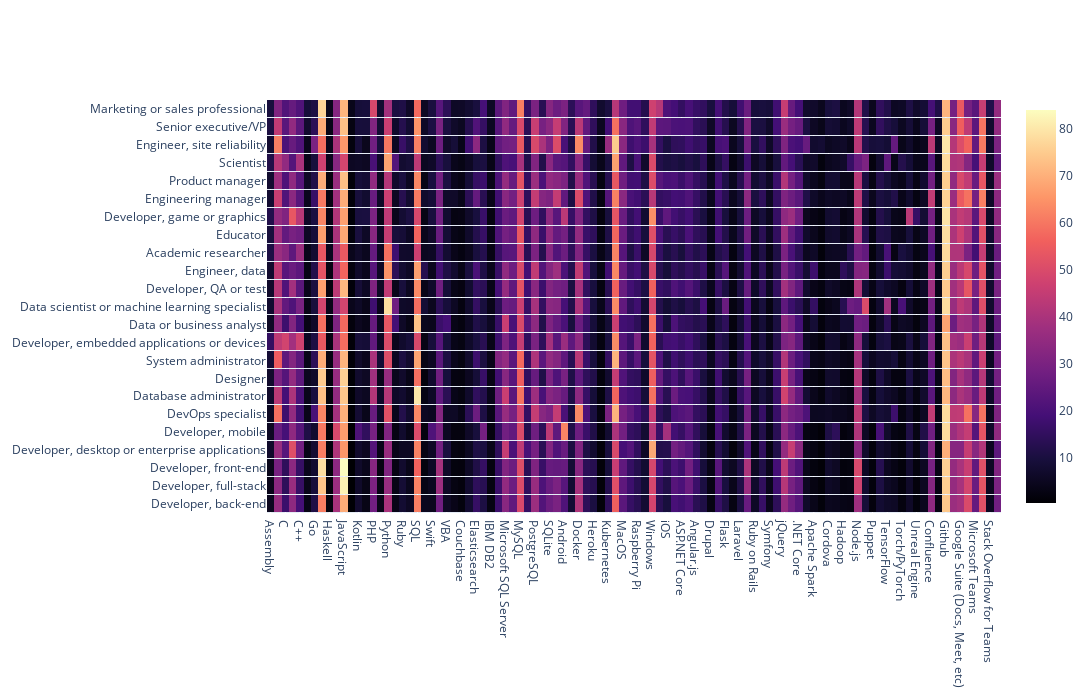

Notebook cell for this chart:
### Code cell
fig = go.Figure(data=go.Heatmap(z=skills, x=skills.columns,y=skills.index, colorscale='magma', ygap=1))
fig.update_layout(width=1600, height=700)
fig.show()

### Figure 1 — Plotly figure (JSON) as saved in the notebook; plotly's stock layout.template omitted (floating-point values rounded to 4 significant figures; data arrays with more than 128 entries replaced by an {"elided": "..."} marker saying what was removed)
{"data": [{"colorscale": [[0, "#000004"], [0.1111, "#180f3d"], [0.2222, "#440f76"], [0.3333, "#721f81"], [0.4444, "#9e2f7f"], [0.5556, "#cd4071"], [0.6667, "#f1605d"], [0.7778, "#fd9668"], [0.8889, "#feca8d"], [1, "#fcfdbf"]], "type": "heatmap", "x": ["Assembly", "Bash/Shell/PowerShell", "C", "C#", "C++", "Dart", "Go", "HTML/CSS", "Haskell", "Java", "JavaScript", "Julia", "Kotlin", "Objective-C", "PHP", "Perl", "Python", "R", "Ruby", "Rust", "SQL", "Scala", "Swift", "TypeScript", "VBA", "Cassandra", "Couchbase", "DynamoDB", "Elasticsearch", "Firebase", "IBM DB2", "MariaDB", "Microsoft SQL Server", "MongoDB", "MySQL", "Oracle", "PostgreSQL", "Redis", "SQLite", "AWS", "Android", "Arduino", "Docker", "Google Cloud Platform", "Heroku", "IBM Cloud or Watson", "Kubernetes", "Linux", "MacOS", "Microsoft Azure", "Raspberry Pi", "Slack Apps and Integrations", "Windows", "WordPress", "iOS", "ASP.NET", "ASP.NET Core", "Angular", "Angular.js", "Django", "Drupal", "Express", "Flask", "Gatsby", "Laravel", "React.js", "Ruby on Rails", "Spring", "Symfony", "Vue.js", "jQuery", ".NET", ".NET Core", "Ansible", "Apache Spark", "Chef", "Cordova", "Flutter", "Hadoop", "Keras", "Node.js", "Pandas", "Puppet", "React Native", "TensorFlow", "Teraform", "Torch/PyTorch", "Unity 3D", "Unreal Engine", "Xamarin", "Confluence", "Facebook Workplace", "Github", "Gitlab", "Google Suite (Docs, Meet, etc)", "Jira", "Microsoft Azure", "Microsoft Teams", "Slack", "Stack Overflow for Teams", "Trello"], "y": ["Developer, back-end", "Developer, full-stack", "Developer, front-end", "Developer, desktop or enterprise applications", "Developer, mobile", "DevOps specialist", "Database administrator", "Designer", "System administrator", "Developer, embedded applications or devices", "Data or business analyst", "Data scientist or machine learning specialist", "Developer, QA or test", "Engineer, data", "Academic researcher", "Educator", "Developer, game or graphics", "Engineering manager", "Product manager", "Scientist", "Engineer, site reliability", "Senior executive/VP", "Marketing or sales professional"], "ygap": 1, "z": {"elided": "23x101 float values"}}], "layout": {"height": 700, "width": 1600}}
